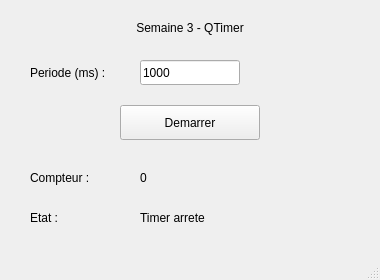
<?xml version="1.0" encoding="UTF-8"?>
<ui version="4.0">
 <class>CIhmAppS3</class>
 <widget class="QMainWindow" name="timer">
  <property name="geometry">
   <rect><x>0</x><y>0</y><width>380</width><height>280</height></rect>
  </property>
  <property name="windowTitle">
   <string>Application S3 - QTimer</string>
  </property>
  <widget class="QWidget" name="centralwidget">
   <widget class="QLabel" name="laTitre">
    <property name="geometry">
     <rect><x>50</x><y>15</y><width>280</width><height>25</height></rect>
    </property>
    <property name="text">
     <string>Semaine 3 - QTimer</string>
    </property>
    <property name="alignment">
     <set>Qt::AlignCenter</set>
    </property>
   </widget>
   <widget class="QLabel" name="laLabelPeriode">
    <property name="geometry">
     <rect><x>30</x><y>60</y><width>100</width><height>25</height></rect>
    </property>
    <property name="text">
     <string>Periode (ms) :</string>
    </property>
   </widget>
   <widget class="QLineEdit" name="lePeriode">
    <property name="geometry">
     <rect><x>140</x><y>60</y><width>100</width><height>25</height></rect>
    </property>
    <property name="text">
     <string>1000</string>
    </property>
   </widget>
   <widget class="QPushButton" name="pbDemarrer">
    <property name="geometry">
     <rect><x>120</x><y>105</y><width>140</width><height>35</height></rect>
    </property>
    <property name="text">
     <string>Demarrer</string>
    </property>
   </widget>
   <widget class="QLabel" name="laLabelCompteur">
    <property name="geometry">
     <rect><x>30</x><y>165</y><width>100</width><height>25</height></rect>
    </property>
    <property name="text">
     <string>Compteur :</string>
    </property>
   </widget>
   <widget class="QLabel" name="laCompteur">
    <property name="geometry">
     <rect><x>140</x><y>165</y><width>100</width><height>25</height></rect>
    </property>
    <property name="text">
     <string>0</string>
    </property>
   </widget>
   <widget class="QLabel" name="laLabelEtat">
    <property name="geometry">
     <rect><x>30</x><y>205</y><width>100</width><height>25</height></rect>
    </property>
    <property name="text">
     <string>Etat :</string>
    </property>
   </widget>
   <widget class="QLabel" name="laEtat">
    <property name="geometry">
     <rect><x>140</x><y>205</y><width>180</width><height>25</height></rect>
    </property>
    <property name="text">
     <string>Timer arrete</string>
    </property>
   </widget>
  </widget>
  <widget class="QMenuBar" name="menubar">
   <property name="geometry">
    <rect><x>0</x><y>0</y><width>380</width><height>22</height></rect>
   </property>
  </widget>
  <widget class="QStatusBar" name="statusbar"/>
 </widget>
 <resources/>
 <connections/>
</ui>
